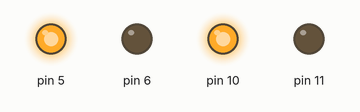
Recording of a sketch running on a simulated Arduino Uno, built with avr-gcc and run on an emulated ATmega328P. On the bench: output pins drawn as LEDs (lit = HIGH).

Above: at 0.3 s.
At 2.1 s:
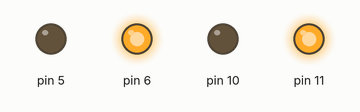
Timing chart, 0 to 3.0 s (numbered marks = the images above):
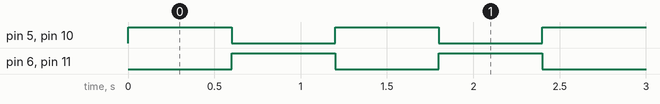

Measured:
- by itself, pin 5, pin 6, pin 10, pin 11: alternates HIGH for 0.60 s and LOW for 0.60 s

The sketch:

Christmas_Lights.ino
```cpp
/*
  Blinks a series of 8 green and 8 red lights
  Four of each are connected to p11,p6 (green) and p10,p5 (red)
 */


void setup() {

  pinMode(5, OUTPUT);
  pinMode(6, OUTPUT);
  pinMode(10, OUTPUT);
  pinMode(11, OUTPUT);
}


void loop() {
  digitalWrite(5, HIGH);   // turn the LED on
  digitalWrite(10, HIGH);
  digitalWrite(6, LOW);
  digitalWrite(11, LOW);

  delay(600);

  digitalWrite(5, LOW);   // turn the LED on
  digitalWrite(10, LOW);
  digitalWrite(11, HIGH);
  digitalWrite(6, HIGH);


  delay(600);

}
```
